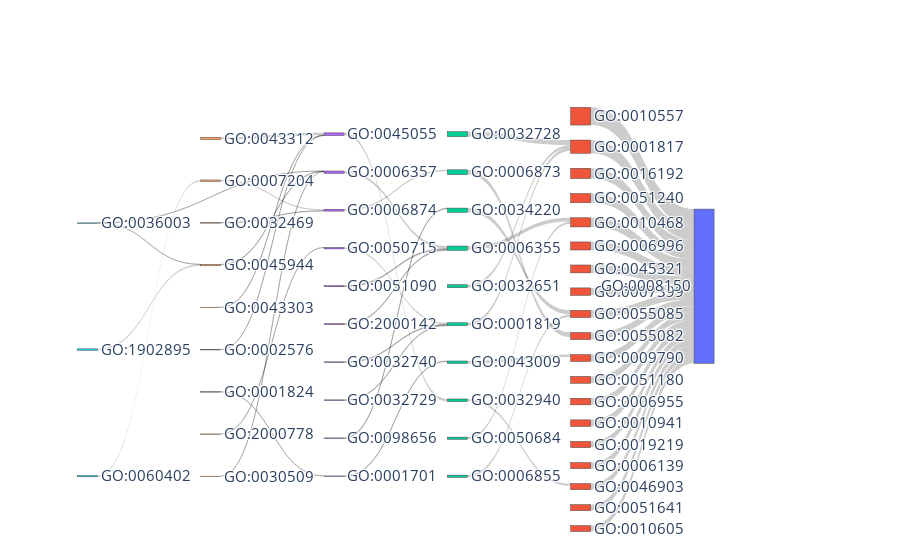

The code cell stored with this chart in its notebook:
### Code cell
brca_sankey = plot_sankey(sankey_value_tracing_brca, sankey_source_tracing_brca, sankey_target_tracing_brca,
                node_label, back_tracing_color_tracing_brca, back_tracing_level_tracing_brca, positive_flow=True, go_dag=go_dag, 
                filename='Sankey_Tracing_BRCA')

### Figure 1 — Plotly figure (JSON) as saved in the notebook; plotly's stock layout.template omitted (floating-point values rounded to 4 significant figures)
{"data": [{"arrangement": "snap", "link": {"source": [0, 1, 2, 3, 4, 5, 6, 7, 8, 9, 10, 11, 12, 13, 14, 15, 16, 17, 18, 19, 20, 21, 22, 23, 24, 25, 26, 27, 28, 29, 30, 31, 32, 33, 34, 35, 36, 37, 38, 39, 40, 41, 42, 43, 44, 45, 46, 47, 48, 49, 50, 48], "target": [51, 51, 51, 51, 51, 51, 51, 51, 51, 51, 51, 51, 51, 51, 51, 51, 51, 51, 51, 1, 9, 8, 4, 1, 1, 10, 16, 4, 8, 26, 22, 20, 24, 22, 22, 24, 24, 21, 25, 29, 31, 31, 30, 29, 29, 38, 32, 30, 30, 42, 40, 42], "value": [0.05409, 0.04039, 0.03141, 0.02826, 0.02804, 0.02459, 0.02418, 0.02269, 0.02216, 0.02152, 0.02086, 0.02085, 0.0202, 0.02017, 0.01876, 0.01846, 0.01844, 0.01832, 0.01802, 0.01505, 0.0145, 0.01293, 0.01148, 0.008801, 0.008713, 0.007312, 0.006805, 0.00658, 0.006534, 0.007394, 0.007263, 0.004713, 0.004398, 0.002961, 0.002735, 0.002195, 0.002094, 0.001836, 0.001552, 0.007113, 0.004156, 0.001363, 0.00122, 0.0006441, 0.0004674, 0.0004554, 0.0001588, 0.0001444, 2.71e-06, 0.004399, 0.003721, 3.325e-06]}, "node": {"color": ["#EF553B", "#EF553B", "#EF553B", "#EF553B", "#EF553B", "#EF553B", "#EF553B", "#EF553B", "#EF553B", "#EF553B", "#EF553B", "#EF553B", "#EF553B", "#EF553B", "#EF553B", "#EF553B", "#EF553B", "#EF553B", "#EF553B", "#00CC96", "#00CC96", "#00CC96", "#00CC96", "#00CC96", "#00CC96", "#00CC96", "#00CC96", "#00CC96", "#00CC96", "#AB63FA", "#AB63FA", "#AB63FA", "#AB63FA", "#AB63FA", "#AB63FA", "#AB63FA", "#AB63FA", "#AB63FA", "#AB63FA", "#FFA15A", "#FFA15A", "#FFA15A", "#FFA15A", "#FFA15A", "#FFA15A", "#FFA15A", "#FFA15A", "#FFA15A", "#19D3F3", "#19D3F3", "#19D3F3", "#636EFA"], "customdata": ["positive regulation of macromolecule biosynthetic process", "regulation of cytokine production", "vesicle-mediated transport", "positive regulation of multicellular organismal process", "regulation of gene expression", "organelle organization", "leukocyte activation", "nervous system development", "transmembrane transport", "intracellular chemical homeostasis", "embryo development", "vitamin transport", "immune response", "GO:0010941", "regulation of nucleobase-containing compound metabolic process", "nucleobase-containing compound metabolic process", "secretion", "cellular localization", "negative regulation of macromolecule metabolic process", "positive regulation of interferon-beta production", "intracellular monoatomic ion homeostasis", "monoatomic ion transmembrane transport", "regulation of DNA-templated transcription", "regulation of interleukin-1 beta production", "positive regulation of cytokine production", "chordate embryonic development", "secretion by cell", "regulation of mRNA processing", "xenobiotic transmembrane transport", "regulated exocytosis", "regulation of transcription by RNA polymerase II", "intracellular calcium ion homeostasis", "positive regulation of cytokine production", "regulation of DNA-binding transcription factor activity", "regulation of DNA-templated transcription initiation", "positive regulation of interleukin-17 production", "positive regulation of type II interferon production", "monoatomic anion transmembrane transport", "in utero embryonic development", "neutrophil degranulation", "positive regulation of cytosolic calcium ion concentration", "endoplasmic reticulum calcium ion homeostasis", "positive regulation of transcription by RNA polymerase II", "mast cell degranulation", "platelet degranulation", "blastocyst development", "positive regulation of interleukin-6 production", "BMP signaling pathway", "GO:0036003", "positive regulation of miRNA transcription", "calcium ion transport into cytosol", "biological_process"], "hovertemplate": "%{label}: %{customdata}<extra></extra>", "label": ["GO:0010557", "GO:0001817", "GO:0016192", "GO:0051240", "GO:0010468", "GO:0006996", "GO:0045321", "GO:0007399", "GO:0055085", "GO:0055082", "GO:0009790", "GO:0051180", "GO:0006955", "GO:0010941", "GO:0019219", "GO:0006139", "GO:0046903", "GO:0051641", "GO:0010605", "GO:0032728", "GO:0006873", "GO:0034220", "GO:0006355", "GO:0032651", "GO:0001819", "GO:0043009", "GO:0032940", "GO:0050684", "GO:0006855", "GO:0045055", "GO:0006357", "GO:0006874", "GO:0050715", "GO:0051090", "GO:2000142", "GO:0032740", "GO:0032729", "GO:0098656", "GO:0001701", "GO:0043312", "GO:0007204", "GO:0032469", "GO:0045944", "GO:0043303", "GO:0002576", "GO:0001824", "GO:2000778", "GO:0030509", "GO:0036003", "GO:1902895", "GO:0060402", "GO:0008150"], "pad": 15, "thickness": 20, "x": [0.6767, 0.6767, 0.6767, 0.6767, 0.6767, 0.6767, 0.6767, 0.6767, 0.6767, 0.6767, 0.6767, 0.6767, 0.6767, 0.6767, 0.6767, 0.6767, 0.6767, 0.6767, 0.6767, 0.51, 0.51, 0.51, 0.51, 0.51, 0.51, 0.51, 0.51, 0.51, 0.51, 0.3433, 0.3433, 0.3433, 0.3433, 0.3433, 0.3433, 0.3433, 0.3433, 0.3433, 0.3433, 0.1767, 0.1767, 0.1767, 0.1767, 0.1767, 0.1767, 0.1767, 0.1767, 0.1767, 0.01, 0.01, 0.01, 0.8433], "y": [0.04263, 0.09526, 0.1479, 0.2005, 0.2532, 0.3058, 0.3584, 0.4111, 0.4637, 0.5163, 0.5689, 0.6216, 0.6742, 0.7268, 0.7795, 0.8321, 0.8847, 0.9374, 0.99, 0.09, 0.19, 0.29, 0.39, 0.49, 0.59, 0.69, 0.79, 0.89, 0.99, 0.09, 0.19, 0.29, 0.39, 0.49, 0.59, 0.69, 0.79, 0.89, 0.99, 0.1011, 0.2122, 0.3233, 0.4344, 0.5456, 0.6567, 0.7678, 0.8789, 0.99, 0.3233, 0.6567, 0.99, 0.49]}, "type": "sankey"}], "layout": {"font": {"size": 15}, "hoverlabel": {"font": {"size": 15}}}}
